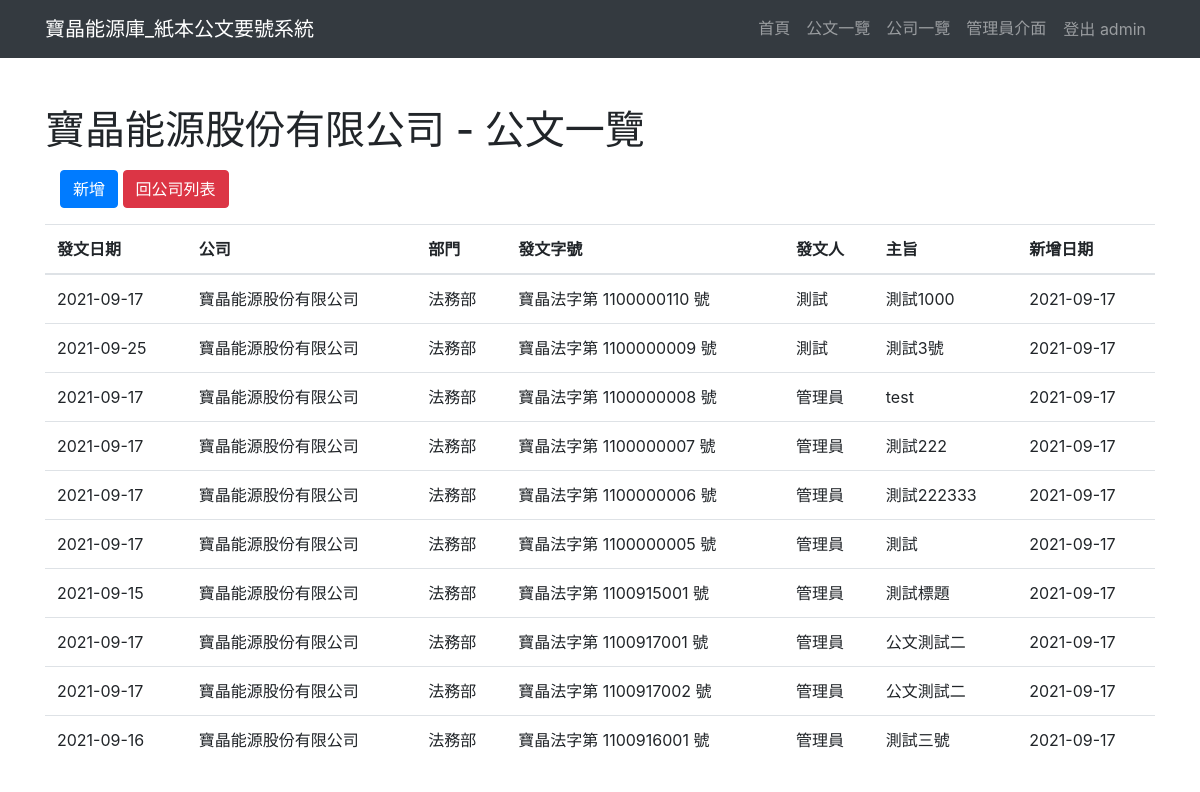
Page /docnum/company/1/ (signed in) on the committed database.
### docnum/models.py (models this page shows, shortened)
class Company(models.Model):
    fullname = models.CharField(max_length=40)
    shortname = models.CharField(max_length=10)
    addtime = models.DateTimeField(auto_now_add=True)
    updatetime = models.DateTimeField(auto_now=True)
    valid = models.BooleanField(default=True)
    def __str__(self):
        return self.fullname

class OfficalDoc(models.Model):
    comp = models.ForeignKey(
        Company,
        on_delete=models.PROTECT,
        related_name="officaldocs",
    )
    dept = models.ForeignKey(
        Department,
        on_delete=models.PROTECT,
        related_name="officaldocs",
    )
    author = models.ForeignKey(
        User,
        on_delete=models.PROTECT,
        related_name="officaldocs",
    )
    sn = models.CharField(
        max_length=10,
    )
    fullsn = models.CharField(
        max_length=30,
    )
    pubdate = models.DateField()
    title = models.CharField(max_length=300)
    addtime = models.DateTimeField(auto_now_add=True)
    class Meta:
        unique_together = [['comp', 'dept', 'sn']]

class Department(models.Model):
    fullname = models.CharField(max_length=10)
    shortname = models.CharField(max_length=10)
    addtime = models.DateTimeField(auto_now_add=True)
    updatetime = models.DateTimeField(auto_now=True)
    valid = models.BooleanField(default=True)
    def __str__(self):
        return self.fullname

### docnum/views.py (the view)
# urls.py: path('company/<int:comp_id>/', views.comp_detail, name="Comp_detail"),
@login_required
def comp_detail(request, comp_id):
    mngr_group = Group.objects.get(name="manager")
    comp = Company.objects.get(id=comp_id)
    if mngr_group in request.user.groups.all():
        doc_list = OfficalDoc.objects.filter(comp_id=comp_id).order_by("-addtime")
    else:
        doc_list = OfficalDoc.objects.filter(comp_id=comp_id, author_id=request.user.id).order_by("-addtime")
    template = loader.get_template("docnum/company/detail.html")
    context = {
        'comp': comp,
        'doc_list': doc_list,
    }
    return HttpResponse(template.render(context, request))

### templates/docnum/company/detail.html (shortened to what this page needs)
{% extends 'frame/base.html' %}
{% block content %}
  <section id="doclist" class="py-3">
    <div class="container py-3">
      <h1 class="my-3">{{ comp.fullname }} - 公文一覽</h1>
      <div class="col-12 my-3">
        <a role="button" class="btn btn-primary" href="{% url 'Doc_add' %}?comp_id={{ comp.id }}">新增</a>
        <a role="button" class="btn btn-danger" href="{% url 'Comp_index' %}?comp_id={{ comp.id }}">回公司列表</a>
      </div>
      <div class="row">
        <div class="col-12">
          <div class="table-responsive">
            <table class="table table-hover">
              <thead>
                <tr>
                  <th scope="col">發文日期</th>
                  <th scope="col">公司</th>
                  <th scope="col">部門</th>
                  <th scope="col">發文字號</th>
                  <th scope="col">發文人</th>
                  <th scope="col">主旨</th>
                  <th scope="col">新增日期</th>
                </tr>
              </thead>
              <tbody>
                {% for doc in doc_list %}
                <tr>
                  <td>{{ doc.pubdate|date:"Y-m-d" }}</td>
                  <td>{{ doc.comp }}</td>
                  <td>{{ doc.dept }}</td>
                  <td>{{ doc.fullsn }}</td>
                  <td>{{ doc.author.last_name }}{{ doc.author.first_name }}</td>
                  <td>{{ doc.title }}</td>
                  <td>{{ doc.addtime|date:"Y-m-d" }}</td>
                </tr>
                {% empty %}
                  <tr>
                    <td colspan="7" class="text-center"> 目前沒有公文或沒有權限觀看。 </td>
                  </tr>
                {% endfor %}
              </tbody>
            </table>
          </div>
        </div>
      </div>
    </div>
  </section>
{% endblock %}

### templates/frame/base.html (shortened to what this page needs)
<!DOCTYPE html>
<html lang="en">
{% load static %}
<head>
  <link href="/static/bootstrap/css/bootstrap.min.css" rel="stylesheet">
  <link href="https://cdn.jsdelivr.net/npm/select2@4.1.0-rc.0/dist/css/select2.css" rel="stylesheet" />
  <link rel="stylesheet" href="https://cdn.jsdelivr.net/npm/@ttskch/select2-bootstrap4-theme@x.x.x/dist/select2-bootstrap4.min.css">
</head>
<body>
  <nav class="navbar navbar-expand-lg navbar-dark bg-dark static-top">
    <div class="container">
      <a class="navbar-brand" href="{% url 'Site_index' %}">寶晶能源庫_紙本公文要號系統</a>
      <div class="collapse navbar-collapse" id="navbarResponsive">
        <ul class="navbar-nav ml-auto">
          <li class="nav-item">
            <a class="nav-link" href="{% url 'Site_index' %}">首頁
            </a>
          </li>
          <li class="nav-item">
            <a class="nav-link" href="{% url 'Doc_index' %}">公文一覽</a>
          </li>
          <li class="nav-item">
            <a class="nav-link" href="{% url 'Comp_index' %}">公司一覽</a>
          </li>
          {% if user.is_superuser %}
            <li class="nav-item">
              <a class="nav-link" href="/admin/">管理員介面</a>
            </li>
          {% endif %}
          <li class="nav-item">
            {% if request.user.is_authenticated %}
              <a class="nav-link btn"  href="{% url 'Logout' %}">登出 {{ user.get_username }}</a>
            {% else %}
              <a class="nav-link btn" href="{% url 'Login' %}">登入</a>
            {% endif %}
          </li>
        </ul>
      </div>
    </div>
  </nav>
  {% block content %}{% endblock %}
</body>
</html>

### rows in the picture
Company: fullname "寶晶能源股份有限公司"
OfficalDoc: pubdate "2021-09-17", comp "寶晶能源股份有限公司", dept "法務部", fullsn "寶晶法字第 1100000110 號", author.last_name "測", author.first_name "試", title "測試1000", addtime "2021-09-17"
OfficalDoc: pubdate "2021-09-25", comp "寶晶能源股份有限公司", dept "法務部", fullsn "寶晶法字第 1100000009 號", author.last_name "測", author.first_name "試", title "測試3號", addtime "2021-09-17"
OfficalDoc: pubdate "2021-09-17", comp "寶晶能源股份有限公司", dept "法務部", fullsn "寶晶法字第 1100000008 號", author.first_name "管理員", title "test", addtime "2021-09-17"
OfficalDoc: pubdate "2021-09-17", comp "寶晶能源股份有限公司", dept "法務部", fullsn "寶晶法字第 1100000007 號", author.first_name "管理員", title "測試222", addtime "2021-09-17"
OfficalDoc: pubdate "2021-09-17", comp "寶晶能源股份有限公司", dept "法務部", fullsn "寶晶法字第 1100000006 號", author.first_name "管理員", title "測試222333", addtime "2021-09-17"
OfficalDoc: pubdate "2021-09-17", comp "寶晶能源股份有限公司", dept "法務部", fullsn "寶晶法字第 1100000005 號", author.first_name "管理員", title "測試", addtime "2021-09-17"
OfficalDoc: pubdate "2021-09-15", comp "寶晶能源股份有限公司", dept "法務部", fullsn "寶晶法字第 1100915001 號", author.first_name "管理員", title "測試標題", addtime "2021-09-17"
OfficalDoc: pubdate "2021-09-17", comp "寶晶能源股份有限公司", dept "法務部", fullsn "寶晶法字第 1100917001 號", author.first_name "管理員", title "公文測試二", addtime "2021-09-17"
OfficalDoc: pubdate "2021-09-17", comp "寶晶能源股份有限公司", dept "法務部", fullsn "寶晶法字第 1100917002 號", author.first_name "管理員", title "公文測試二", addtime "2021-09-17"
OfficalDoc: pubdate "2021-09-16", comp "寶晶能源股份有限公司", dept "法務部", fullsn "寶晶法字第 1100916001 號", author.first_name "管理員", title "測試三號", addtime "2021-09-17"

### other values in the picture
{{ user.get_username }} "admin"
